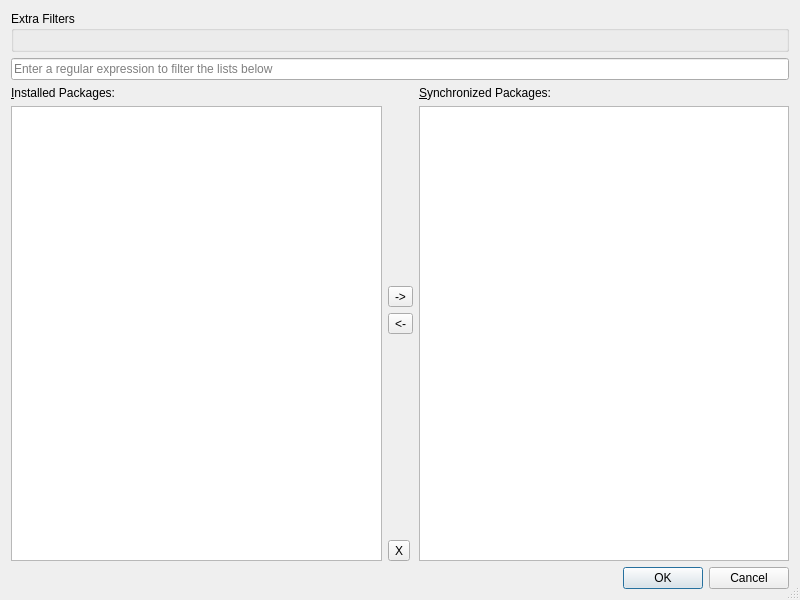
<?xml version="1.0" encoding="UTF-8"?>
<ui version="4.0">
 <class>EditPackagesDialog</class>
 <widget class="QDialog" name="EditPackagesDialog">
  <property name="geometry">
   <rect>
    <x>0</x>
    <y>0</y>
    <width>800</width>
    <height>600</height>
   </rect>
  </property>
  <property name="windowTitle">
   <string>Edit Synchronized Packages</string>
  </property>
  <property name="sizeGripEnabled">
   <bool>true</bool>
  </property>
  <layout class="QVBoxLayout" name="verticalLayout_4" stretch="0,0,1,0">
   <item>
    <widget class="QGroupBox" name="groupBox">
     <property name="title">
      <string>Extra Filters</string>
     </property>
     <layout class="QVBoxLayout" name="checkLayout"/>
    </widget>
   </item>
   <item>
    <widget class="QLineEdit" name="lineEdit">
     <property name="placeholderText">
      <string>Enter a regular expression to filter the lists below</string>
     </property>
     <property name="clearButtonEnabled">
      <bool>true</bool>
     </property>
    </widget>
   </item>
   <item>
    <layout class="QHBoxLayout" name="horizontalLayout">
     <item>
      <layout class="QVBoxLayout" name="verticalLayout_3">
       <item>
        <widget class="QLabel" name="label">
         <property name="text">
          <string>&amp;Installed Packages:</string>
         </property>
         <property name="buddy">
          <cstring>localPackageListView</cstring>
         </property>
        </widget>
       </item>
       <item>
        <widget class="QListView" name="localPackageListView">
         <property name="editTriggers">
          <set>QAbstractItemView::NoEditTriggers</set>
         </property>
         <property name="alternatingRowColors">
          <bool>true</bool>
         </property>
         <property name="selectionMode">
          <enum>QAbstractItemView::MultiSelection</enum>
         </property>
        </widget>
       </item>
      </layout>
     </item>
     <item>
      <layout class="QVBoxLayout" name="verticalLayout">
       <item>
        <spacer name="verticalSpacer">
         <property name="orientation">
          <enum>Qt::Vertical</enum>
         </property>
         <property name="sizeHint" stdset="0">
          <size>
           <width>20</width>
           <height>40</height>
          </size>
         </property>
        </spacer>
       </item>
       <item>
        <widget class="QToolButton" name="addButton">
         <property name="toolTip">
          <string>Add packages to sync list (Ctrl+Right)</string>
         </property>
         <property name="text">
          <string>-&gt;</string>
         </property>
         <property name="icon">
          <iconset theme="go-next">
           <normaloff>.</normaloff>.</iconset>
         </property>
         <property name="shortcut">
          <string>Ctrl+Right</string>
         </property>
        </widget>
       </item>
       <item>
        <widget class="QToolButton" name="removeButton">
         <property name="toolTip">
          <string>Remove packages from sync list (Ctrl+Left)</string>
         </property>
         <property name="text">
          <string>&lt;-</string>
         </property>
         <property name="icon">
          <iconset theme="go-previous">
           <normaloff>.</normaloff>.</iconset>
         </property>
         <property name="shortcut">
          <string>Ctrl+Left</string>
         </property>
        </widget>
       </item>
       <item>
        <spacer name="verticalSpacer_2">
         <property name="orientation">
          <enum>Qt::Vertical</enum>
         </property>
         <property name="sizeHint" stdset="0">
          <size>
           <width>20</width>
           <height>40</height>
          </size>
         </property>
        </spacer>
       </item>
       <item>
        <widget class="QToolButton" name="clearAllButton">
         <property name="toolTip">
          <string>Clear all selections (Esc)</string>
         </property>
         <property name="text">
          <string>X</string>
         </property>
         <property name="icon">
          <iconset theme="edit-clear-all-symbolic">
           <normaloff>.</normaloff>.</iconset>
         </property>
         <property name="shortcut">
          <string>Esc</string>
         </property>
        </widget>
       </item>
      </layout>
     </item>
     <item>
      <layout class="QVBoxLayout" name="verticalLayout_2">
       <item>
        <widget class="QLabel" name="label_2">
         <property name="text">
          <string>&amp;Synchronized Packages:</string>
         </property>
         <property name="buddy">
          <cstring>dbPackageListView</cstring>
         </property>
        </widget>
       </item>
       <item>
        <widget class="QListView" name="dbPackageListView">
         <property name="editTriggers">
          <set>QAbstractItemView::NoEditTriggers</set>
         </property>
         <property name="alternatingRowColors">
          <bool>true</bool>
         </property>
         <property name="selectionMode">
          <enum>QAbstractItemView::MultiSelection</enum>
         </property>
        </widget>
       </item>
      </layout>
     </item>
    </layout>
   </item>
   <item>
    <widget class="QDialogButtonBox" name="buttonBox">
     <property name="standardButtons">
      <set>QDialogButtonBox::Cancel|QDialogButtonBox::Ok</set>
     </property>
    </widget>
   </item>
  </layout>
 </widget>
 <tabstops>
  <tabstop>lineEdit</tabstop>
  <tabstop>localPackageListView</tabstop>
  <tabstop>dbPackageListView</tabstop>
  <tabstop>addButton</tabstop>
  <tabstop>removeButton</tabstop>
  <tabstop>clearAllButton</tabstop>
 </tabstops>
 <resources/>
 <connections>
  <connection>
   <sender>buttonBox</sender>
   <signal>rejected()</signal>
   <receiver>MainWindow</receiver>
   <slot>reject()</slot>
   <hints>
    <hint type="sourcelabel">
     <x>472</x>
     <y>581</y>
    </hint>
    <hint type="destinationlabel">
     <x>397</x>
     <y>526</y>
    </hint>
   </hints>
  </connection>
  <connection>
   <sender>buttonBox</sender>
   <signal>accepted()</signal>
   <receiver>MainWindow</receiver>
   <slot>accept()</slot>
   <hints>
    <hint type="sourcelabel">
     <x>528</x>
     <y>573</y>
    </hint>
    <hint type="destinationlabel">
     <x>407</x>
     <y>490</y>
    </hint>
   </hints>
  </connection>
 </connections>
</ui>
